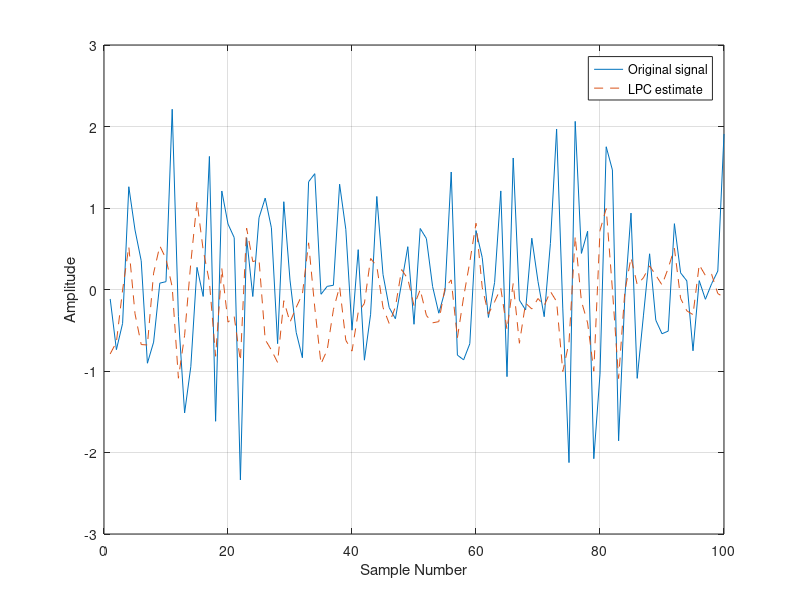

Here is the MATLAB script that generated this plot:
noise = randn(50000,1);
x = filter(1,[1 1/2 1/3 1/4],noise);
x = x(end-4096+1:end);


a = lpc(x,5);
est_x = filter([0 -a(2:end)],1,x);

plot(1:100,x(end-100+1:end),1:100,est_x(end-100+1:end),'--')
grid
xlabel('Sample Number')
ylabel('Amplitude')
legend('Original signal','LPC estimate')